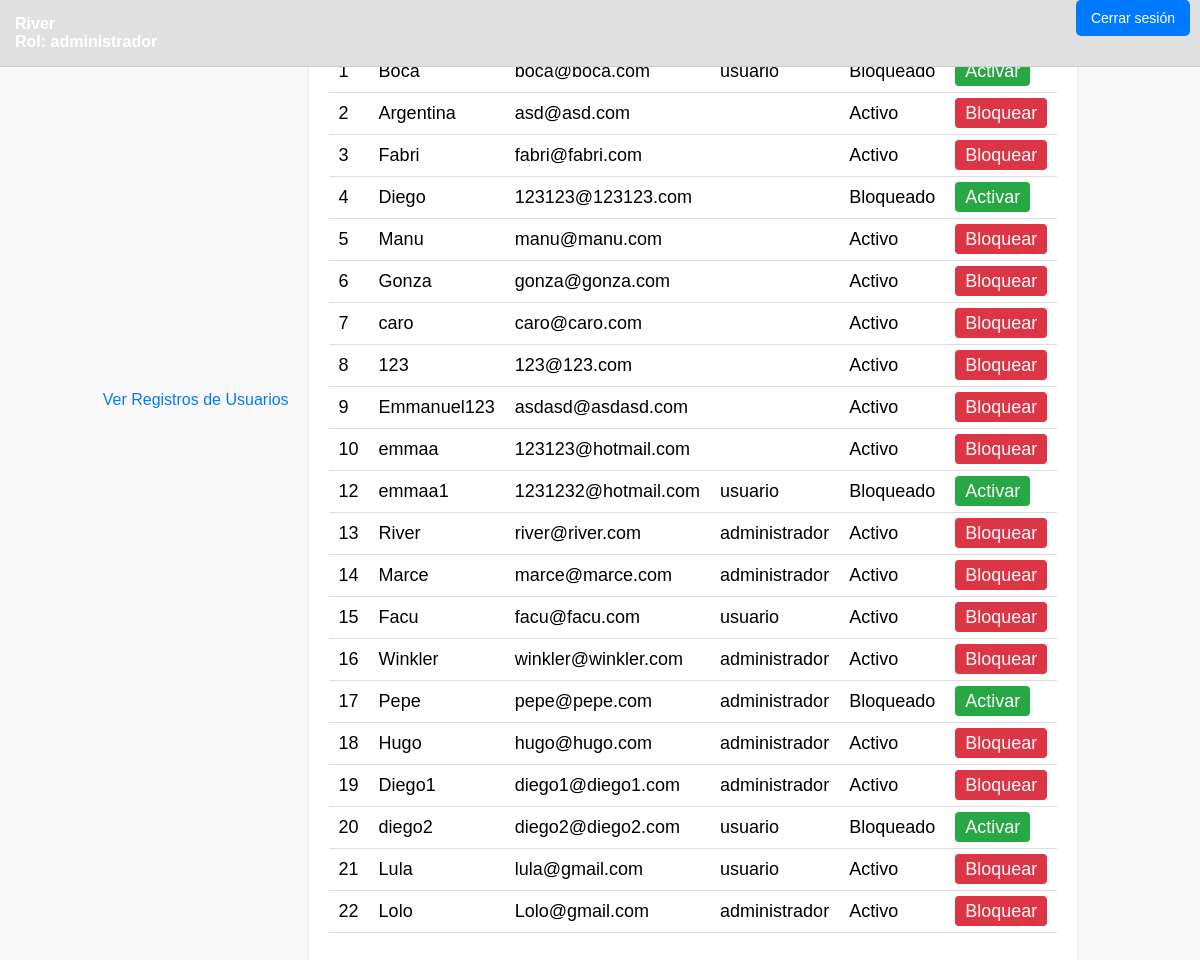
Before: /admin_dashboard.php (signed in) with the older database file.
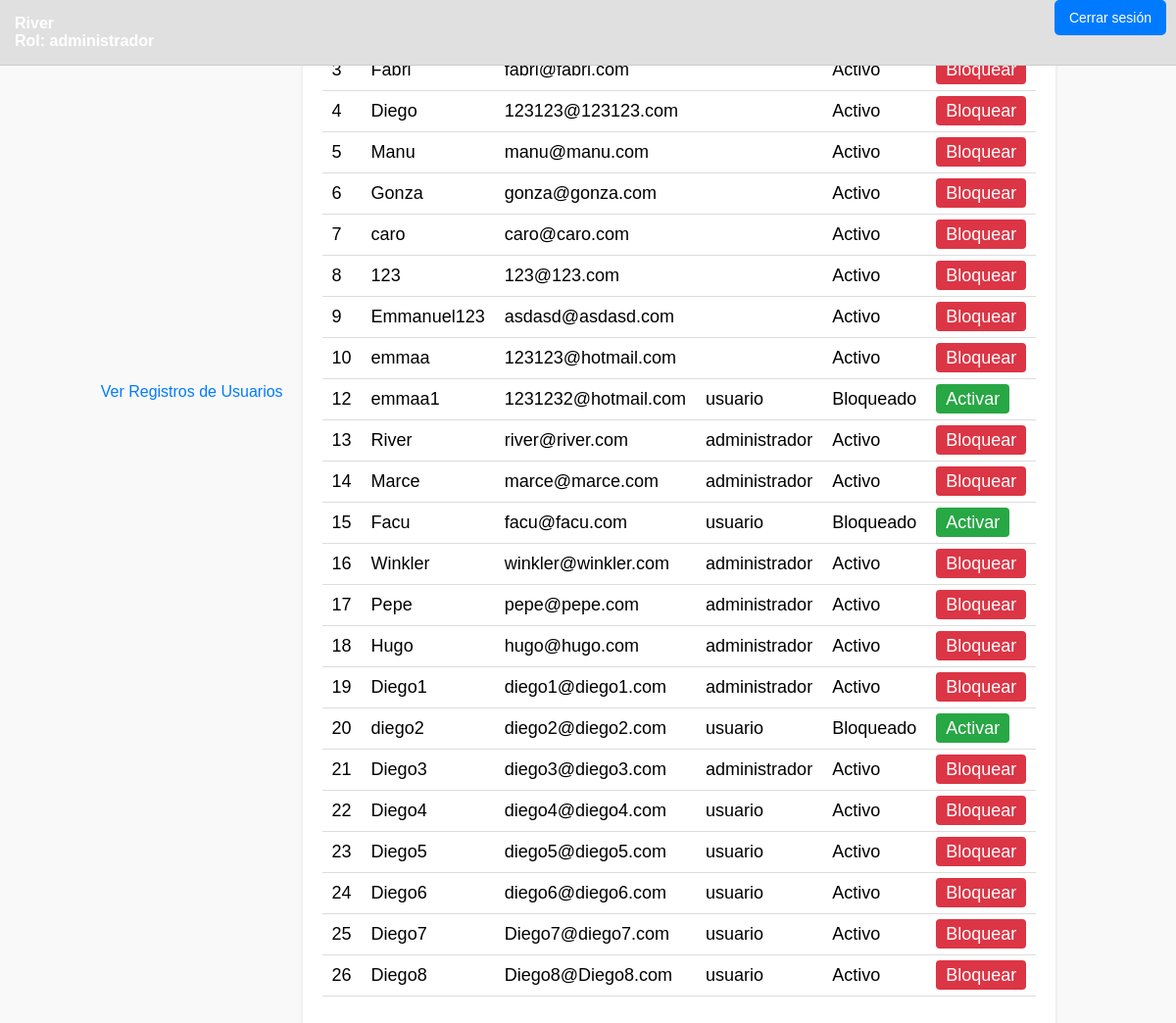
After: the same page with the newer database file.
### tables this page shows
CREATE TABLE `users` (
  `id` int(11) NOT NULL,
  `username` varchar(50) NOT NULL,
  `email` varchar(100) NOT NULL,
  `password` varchar(255) NOT NULL,
  `role` enum('usuario','administrador') DEFAULT 'usuario',
  `created_at` timestamp NOT NULL DEFAULT current_timestamp(),
  `is_active` tinyint(1) DEFAULT 1
);

### admin_dashboard.php (the view, shortened to what this page needs)
<?php
include 'db.php';
$stmt = $pdo->query("SELECT id, username, email, is_active, role FROM users");
$users = $stmt->fetchAll(PDO::FETCH_ASSOC);
?>
<!DOCTYPE html>
<html lang="es">
<a href="log.php">Ver Registros de Usuarios</a>
<head>
    <link rel="stylesheet" href="styles.css">
</head>
<body>
    <header class="header">
        <div class="user-info">
            <?php echo htmlspecialchars($_SESSION['username']); ?><br>
            Rol: <?php echo htmlspecialchars($_SESSION['role']); ?>
        </div>
        <div class="logout">
            <a href="logout.php" class="logout-btn">Cerrar sesión</a>
        </div>
    </header>
    <div class="table-container">
        <table>
            <thead>
                <tr>
                    <th>#</th>
                    <th>Username</th>
                    <th>Email</th>
                    <th>Role</th>
                    <th>Estado</th>
                    <th>Acciones</th>
                </tr>
            </thead>
            <tbody>
                <?php foreach ($users as $user): ?>
                    <tr>
                        <td><?php echo htmlspecialchars($user['id']); ?></td>
                        <td><?php echo htmlspecialchars($user['username']); ?></td>
                        <td><?php echo htmlspecialchars($user['email']); ?></td>
                        <td><?php echo htmlspecialchars($user['role']); ?></td>
                        <td><?php echo $user['is_active'] ? 'Activo' : 'Bloqueado'; ?></td>
                        <td>
                            <a href="admin_dashboard.php?toggle_active=1&id=<?php echo $user['id']; ?>"
                                class="<?php echo $user['is_active'] ? 'deactivate-btn' : 'activate-btn'; ?>">
                                <?php echo $user['is_active'] ? 'Bloquear' : 'Activar'; ?>
                            </a>
                        </td>
                    </tr>
                <?php endforeach; ?>
            </tbody>
        </table>
    </div>
</body>
</html>

### styles.css (style rules this page uses)
body { font-family: Arial, sans-serif; background-color: #f0f0f0; display: flex; justify-content: center; align-items: center; height: 100vh; margin: 0; }
a { color: #007BFF; text-decoration: none; }
table { width: 100%; border-collapse: collapse; margin: 20px 0; font-size: 18px; text-align: left; }
th, td { padding: 12px; border-bottom: 1px solid #ddd; }
body { font-family: Arial, sans-serif; margin: 0; padding: 0; background-color: #f9f9f9; }
.header { background-color: #343a40; color: #fff; padding: 15px; display: flex; justify-content: space-between; align-items: center; }
.header a { color: #fff; text-decoration: none; }
.header .user-info { font-size: 16px; font-weight: bold; }
.header .logout { font-size: 14px; }
.table-container { margin: 20px; background-color: #fff; padding: 20px; border-radius: 8px; box-shadow: 0 2px 4px rgba(0, 0, 0, 0.1); position: relative; top: 71px; }
table { width: 100%; border-collapse: collapse; }
th, td { padding: 10px; text-align: left; border-bottom: 1px solid #ddd; }
.activate-btn { padding: 5px 10px; color: #fff; background-color: #28a745; text-decoration: none; border-radius: 4px; }
.deactivate-btn { padding: 5px 10px; color: #fff; background-color: #dc3545; text-decoration: none; border-radius: 4px; }
.header { background-color: #f0f0f0; padding: 15px; display: flex; justify-content: space-between; align-items: center; }
.logout { position: absolute; top: 10px; right: 10px; }
.logout-btn { padding: 10px 15px; background-color: #007bff; color: white; text-decoration: none; border-radius: 5px; font-size: 14px; }
th { background-color: #f8f8f8; color: #333; }
th { background-color: #f0f0f0; }

### admin_dashboard.php (style rules this page uses)
.header { background-color: #f0f0f0; padding: 15px; display: flex; justify-content: space-between; align-items: center; }
.user-info { font-size: 16px; font-weight: bold; }
.logout { font-size: 14px; }
.table-container { margin-top: 20px; }
table { width: 100%; border-collapse: collapse; }
th, td { padding: 10px; text-align: left; border-bottom: 1px solid #ddd; }
.activate-btn { padding: 5px 10px; color: #fff; background-color: #28a745; text-decoration: none; border-radius: 4px; }
.deactivate-btn { padding: 5px 10px; color: #fff; background-color: #dc3545; text-decoration: none; border-radius: 4px; }
.header { width: 100%; background-color: #e0e0e0; padding: 15px; display: flex; justify-content: space-between; align-items: center; box-sizing: border-box; border-bottom: 1px solid #ccc; position: fixed; z-index: 10; top: 0; left: 0; }
th { background-color: #f0f0f0; }

Changed rows visible on the page:
no longer on this page (row unchanged): users: id "1", username "Boca", email "boca@boca.com", role "usuario", is_active "Bloqueado"
no longer on this page (row unchanged): users: id "2", username "Argentina", email "asd@asd.com", is_active "Activo"
changed users "Diego": is_active "Bloqueado Activar" → "Activo Bloquear"
changed users "Facu": is_active "Activo Bloquear" → "Bloqueado Activar"
changed users "Pepe": is_active "Bloqueado Activar" → "Activo Bloquear"
changed users id 21: username "Lula" → "Diego3"; email "lula@gmail.com" → "diego3@diego3.com"; role "usuario" → "administrador"
changed users id 22: username "Lolo" → "Diego4"; email "Lolo@gmail.com" → "diego4@diego4.com"; role "administrador" → "usuario"
added users: id "23", username "Diego5", email "diego5@diego5.com", role "usuario", is_active "Activo"
added users: id "24", username "Diego6", email "diego6@diego6.com", role "usuario", is_active "Activo"
added users: id "25", username "Diego7", email "Diego7@diego7.com", role "usuario", is_active "Activo"
added users: id "26", username "Diego8", email "Diego8@Diego8.com", role "usuario", is_active "Activo"
